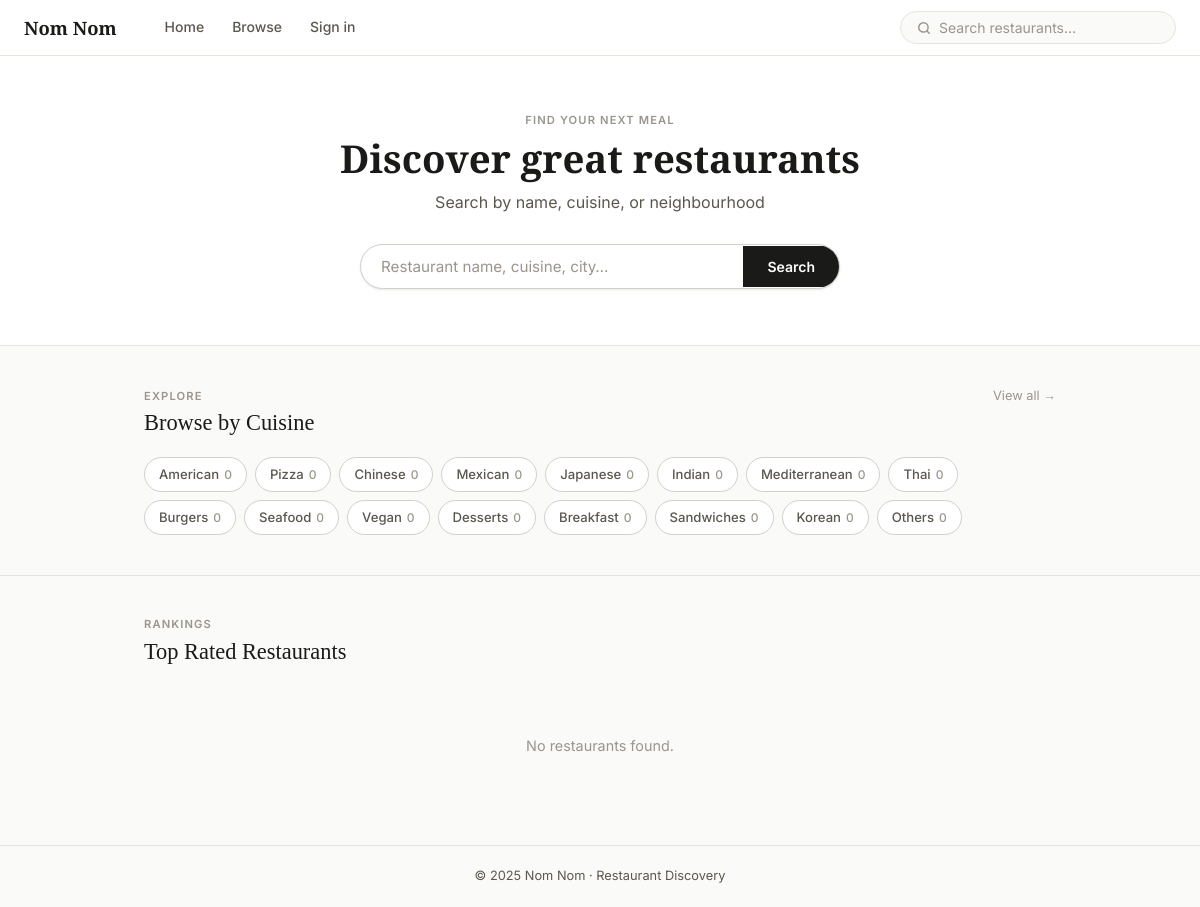
The page / on the database its author committed.
### tables this page shows
CREATE TABLE categories (
    category_id INTEGER PRIMARY KEY AUTOINCREMENT,
    name TEXT NOT NULL,
    description TEXT
);

### web/app.py (the view, shortened to what this page needs)
@app.route("/")
def home():
    top_restaurants  = db.get_top_rated_restaurants(limit=5, min_reviews=1)
    categories       = db.get_category_summary()
    personalised     = []
    user_prefs       = {}
    return render_template(
        "home.html",
        top_restaurants=top_restaurants,
        categories=categories,
        personalised=personalised,
        user_prefs=user_prefs,
    )

### sqlQueries.py (called while the page is built)
def get_connection() -> sqlite3.Connection:
    conn = sqlite3.connect(DB_PATH)
    conn.row_factory = sqlite3.Row
    conn.execute("PRAGMA journal_mode = WAL")
    conn.execute("PRAGMA foreign_keys = ON")
    return conn

def get_top_rated_restaurants(limit: int = 5, min_reviews: int = 1) -> list[dict]:
    with get_connection() as conn:
        rows = conn.execute("""
            SELECT r.restaurant_id, r.name, r.avg_rating, r.total_reviews,
                   c.name AS category
            FROM restaurants r
            LEFT JOIN categories c ON c.category_id = r.category_id
            WHERE r.total_reviews >= ?
            ORDER BY r.avg_rating DESC, r.total_reviews DESC
            LIMIT ?
        """, (min_reviews, limit)).fetchall()
    return [dict(r) for r in rows]

def get_category_summary() -> list[dict]:
    with get_connection() as conn:
        rows = conn.execute("""
            SELECT c.category_id, c.name AS category, COUNT(r.restaurant_id) AS restaurant_count
            FROM categories c
            LEFT JOIN restaurants r ON r.category_id = c.category_id
            GROUP BY c.category_id
            ORDER BY restaurant_count DESC
        """).fetchall()
    return [dict(r) for r in rows]

### web/app.py (called while the page is built)
def current_user():
    return session.get("user")

@app.context_processor
def inject_user():
    return {"user": current_user()}

### web/templates/home.html (shortened to what this page needs)
{% extends "base.html" %}
{% block content %}
<section class="hero">
  <p class="eyebrow">Find your next meal</p>
  <h1 class="hero__title">Discover great restaurants</h1>
  <p class="hero__sub">Search by name, cuisine, or neighbourhood</p>
  <form class="hero__search" action="{{ url_for('browse') }}" method="GET">
    <input type="text" name="q" placeholder="Restaurant name, cuisine, city…">
    <button type="submit">Search</button>
  </form>
</section>
<section class="section">
  <div class="container">
    <div class="section-header">
      <div>
        <p class="eyebrow">Explore</p>
        <h2>Browse by Cuisine</h2>
      </div>
      <a href="{{ url_for('browse') }}">View all →</a>
    </div>
    <div class="chip-list">
      {% for cat in categories %}
        <a href="{{ url_for('browse', category=cat.category_id) }}" class="chip">
          {{ cat.category }}
          <span class="chip__count">{{ cat.restaurant_count }}</span>
        </a>
      {% endfor %}
    </div>
  </div>
</section>
<section class="section">
  <div class="container">
    <div class="section-header">
      <div>
        <p class="eyebrow">Rankings</p>
        <h2>Top Rated Restaurants</h2>
      </div>
    </div>
    {% if top_restaurants %}
      <ul class="restaurant-list">
        {% for r in top_restaurants %}
          <li>
            <a href="{{ url_for('restaurant', rid=r.restaurant_id) }}" class="restaurant-card">
              <span class="restaurant-card__rank">{{ loop.index }}</span>
              <div class="restaurant-card__icon">🍽</div>
              <div class="restaurant-card__body">
                <div class="restaurant-card__name">{{ r.name }}</div>
                <div class="restaurant-card__meta">
                  <span class="restaurant-card__stars">
                    {% for i in range(r.avg_rating | round | int) %}★{% endfor %}
                  </span>
                  <span>{{ "%.1f"|format(r.avg_rating) }}</span>
                  <span>·</span>
                  <span>{{ r.total_reviews }} review{% if r.total_reviews != 1 %}s{% endif %}</span>
                </div>
              </div>
              <span class="restaurant-card__arrow">›</span>
            </a>
          </li>
        {% endfor %}
      </ul>
    {% else %}
      <div class="empty-state">No restaurants found.</div>
    {% endif %}
  </div>
</section>
{% endblock %}

### web/static/styles.css (style rules this page uses)
:root { --font-display: 'Playfair Display', Georgia, serif; --font-body: 'Inter', system-ui, sans-serif; --color-bg: #FAFAF8; --color-surface: #FFFFFF; --color-border: #E8E4DE; --color-border-md: #D4CFC8; --color-text: #1A1A18; --color-text-2: #5A574F; --color-text-3: #9A968E; --color-accent: #E8A427; --color-accent-bg: #FEF7E8; --color-accent-dk: #B37D18; --color-danger: #C0392B; --color-danger-bg: #FFF0EE; --color-success: #2D6A34; --color-success-bg:#F0FBF1; --color-info-bg: #EEF4FF; --color-info: #1A4F8C; --color-warning-bg:#FFF9EC; --color-warning: #8A5D00; --star: #E8A427; --tan: #D4CFC8; --radius-sm: 6px; --radius-md: 10px; --radius-lg: 14px; --radius-pill: 999px; --shadow-sm: 0 1px 3px rgba(0,0,0,.06), 0 1px 2px rgba(0,0,0,.04); --shadow-md: 0 4px 12px rgba(0,0,0,.08); --transition: all .18s ease; --max-w: 960px; }
*, *::before, *::after { box-sizing: border-box; margin: 0; padding: 0; }
html { font-size: 16px; }
body { font-family: var(--font-body); background: var(--color-bg); color: var(--color-text); line-height: 1.6; min-height: 100vh; display: flex; flex-direction: column; }
a { color: inherit; text-decoration: none; }
h1, h2, h3, h4 { font-family: var(--font-display); font-weight: 500; line-height: 1.25; color: var(--color-text); }
h1 { font-size: 2rem; }
h2 { font-size: 1.4rem; }
p { color: var(--color-text-2); }
.container { width: 100%; max-width: var(--max-w); margin-inline: auto; padding-inline: 24px; }
.section { padding: 40px 0; }
.section + .section { border-top: 1px solid var(--color-border); }
.hero { background: var(--color-surface); border-bottom: 1px solid var(--color-border); padding: 56px 24px; text-align: center; }
.hero__title { font-family: var(--font-display); font-size: 2.4rem; font-weight: 600; margin-bottom: 8px; }
.hero__sub { font-size: 1rem; color: var(--color-text-2); margin-bottom: 28px; }
.hero__search { display: flex; align-items: center; gap: 0; max-width: 480px; margin: 0 auto; border: 1px solid var(--color-border-md); border-radius: var(--radius-pill); background: var(--color-surface); overflow: hidden; box-shadow: var(--shadow-sm); transition: var(--transition); }
.hero__search input { flex: 1; border: none; padding: 12px 20px; font-size: .95rem; font-family: var(--font-body); background: transparent; color: var(--color-text); outline: none; }
.hero__search input::placeholder { color: var(--color-text-3); }
.hero__search button { padding: 12px 24px; background: var(--color-text); color: #fff; border: none; font-size: .875rem; font-weight: 600; font-family: var(--font-body); cursor: pointer; transition: var(--transition); }
.chip-list { display: flex; flex-wrap: wrap; gap: 8px; }
.chip { display: inline-flex; align-items: center; gap: 5px; padding: 6px 14px; border-radius: var(--radius-pill); border: 1px solid var(--color-border-md); font-size: .82rem; font-weight: 500; color: var(--color-text-2); background: var(--color-surface); cursor: pointer; transition: var(--transition); text-decoration: none; }
.chip__count { font-size: .75rem; color: var(--color-text-3); }
.section-header { display: flex; align-items: baseline; justify-content: space-between; margin-bottom: 20px; }
.section-header a { font-size: .8rem; color: var(--color-text-3); display: flex; align-items: center; gap: 3px; }
.eyebrow { font-size: .7rem; font-weight: 600; text-transform: uppercase; letter-spacing: .1em; color: var(--color-text-3); margin-bottom: 4px; }
.empty-state { padding: 48px 0; text-align: center; color: var(--color-text-3); font-size: .9rem; }

### rows shown on the page
categories: category "American", restaurant_count "0"
categories: category "Pizza", restaurant_count "0"
categories: category "Chinese", restaurant_count "0"
categories: category "Mexican", restaurant_count "0"
categories: category "Japanese", restaurant_count "0"
categories: category "Indian", restaurant_count "0"
categories: category "Mediterranean", restaurant_count "0"
categories: category "Thai", restaurant_count "0"
categories: category "Burgers", restaurant_count "0"
categories: category "Seafood", restaurant_count "0"
categories: category "Vegan", restaurant_count "0"
categories: category "Desserts", restaurant_count "0"
categories: category "Breakfast", restaurant_count "0"
categories: category "Sandwiches", restaurant_count "0"
categories: category "Korean", restaurant_count "0"
categories: category "Others", restaurant_count "0"

### other values the page prints
{{ 2025 }} "2025"
